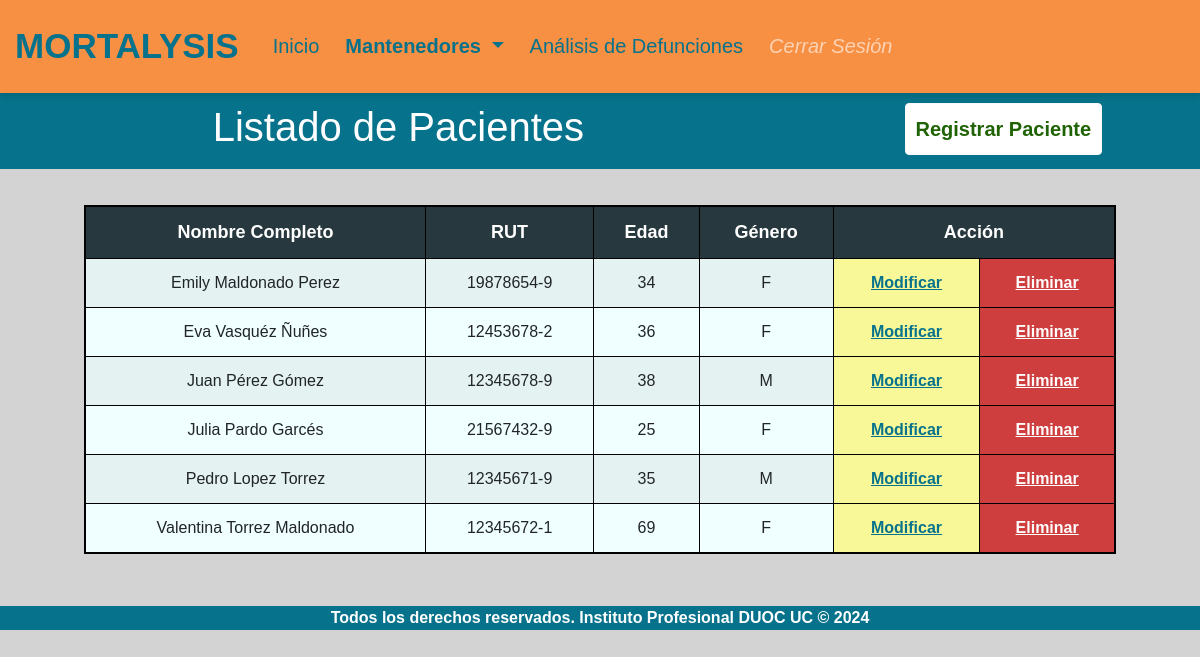
/pacientes, run on the app's committed database.
### mortalysis/models.py (models this page shows, shortened)
class Paciente(models.Model):
    id_paciente = models.IntegerField(primary_key=True)
    numrut_paciente = models.IntegerField(null=False, blank=False, default=0)
    dvrut_paciente = models.CharField(max_length=1, null=False, blank=False)
    p_nombre_paciente = models.CharField(max_length=60, null=False, blank=False)
    s_nombre_paciente = models.CharField(max_length=60, null=False, blank=False)
    a_paterno_paciente = models.CharField(max_length=60, null=False, blank=False)
    a_materno_paciente = models.CharField(max_length=60, null=False, blank=False)
    edad_paciente = models.IntegerField(null=False, blank=False, default=0)
    genero_paciente = models.CharField(max_length=1, null=False, blank=False)
    FK_id_comuna = models.ForeignKey(Comuna, on_delete=models.CASCADE, default=1, db_column='id_comuna')

### mortalysis/views.py (the view)
# urls.py: path("pacientes", views.listar_pacientes, name="pacientes"),
def listar_pacientes(request):
    pacientes = Paciente.objects.all().order_by('p_nombre_paciente')
    context = {'pacientes': pacientes, 'clase': 'mantenedores'}
    return render(request, 'mortalysis/pacientes.html', context)

### mortalysis/templates/mortalysis/pacientes.html (shortened to what this page needs)
{% extends "mortalysis/base.html" %}
{% load static %}
{% block content %}
    <header>
      <div class="barra_superior">
        <div class="row justify-content-center">
          <div class="col-md-8 col-sm-12">
            <h1>Listado de Pacientes</h1>
          </div>
          <div class="col-md-4 col-sm-12">
            <div class="container-btn">
              <button class="btn btn-light" id="btnAgregar">
                <a href="{% url 'agregar_paciente' %}">Registrar Paciente</a>
              </button>
            </div>
          </div>
        </div>
        </div>
    </header>
    <div class="table-container">
        <table class="table table-striped">
            {% if pacientes %}
                <thead>
                    <tr>
                    <th scope="col">Nombre Completo</th>
                    <th scope="col">RUT</th>
                    <th scope="col">Edad</th>
                    <th scope="col">Género</th>
                    <th scope="col" colspan="2">Acción</th>
                    </tr>
                </thead>
                <tbody>
                    {% for paciente in pacientes %}
                        <tr>
                            <td>{{ paciente.p_nombre_paciente }} {{ paciente.a_paterno_paciente }} {{ paciente.a_materno_paciente }}</td>
                            <td>{{ paciente.numrut_paciente }}-{{ paciente.dvrut_paciente }}</td>
                            <td>{{ paciente.edad_paciente }}</td>
                            <td>{{ paciente.genero_paciente }}</td>
                            <td class="td-update"><a href="{% url 'editar_paciente' pk=paciente.id_paciente %}">Modificar</a></td>
                            <td class="td-delete"><a href="{% url 'eliminar_paciente' pk=paciente.id_paciente %}">Eliminar</a></td>
                        </tr>
                    {% endfor %}
                </tbody>
            {% endif %}
        </table>
    </div>
{% endblock %}

### mortalysis/static/css/styles.css (style rules this page uses)
body { font-family: Arial, sans-serif; margin: 0; padding: 0; background-color: lightgray; }
.barra_superior { background-color: #06728B; height: auto; width: 100%; padding: 10px; color: white; font-weight: bold; text-align: center; }
.table-container { overflow-x:auto; margin-top: 3%; margin-right: 7%; margin-left: 7%; margin-bottom: 3%; }
.table-striped { background-color: azure; border: 2px solid black; text-align: center; }
.table-striped th { font-size: 18px; background-color: rgba(1, 18, 26, 0.836); color: white; }
.table-striped th, .table-striped td { border: 1px solid black !important; }
.table-striped .td-update { background-color: rgb(248, 248, 152); }
.table-striped .td-update a { color: #06728B; font-weight: bold; text-decoration: underline; }
.table-striped .td-delete { background-color: rgb(206, 62, 62); }
.table-striped .td-delete a { color: white; font-weight: bold; text-decoration: underline; }
#btnAgregar { background-color: white; font-size: 20px; font-weight: bold; padding: 10px; }
#btnAgregar a { color: #1f6304 !important; }

### data on the page
Paciente: p_nombre_paciente "Emily", a_paterno_paciente "Maldonado", a_materno_paciente "Perez", numrut_paciente "19878654", dvrut_paciente "9", edad_paciente "34", genero_paciente "F"
Paciente: p_nombre_paciente "Eva", a_paterno_paciente "Vasquéz", a_materno_paciente "Ñuñes", numrut_paciente "12453678", dvrut_paciente "2", edad_paciente "36", genero_paciente "F"
Paciente: p_nombre_paciente "Juan", a_paterno_paciente "Pérez", a_materno_paciente "Gómez", numrut_paciente "12345678", dvrut_paciente "9", edad_paciente "38", genero_paciente "M"
Paciente: p_nombre_paciente "Julia", a_paterno_paciente "Pardo", a_materno_paciente "Garcés", numrut_paciente "21567432", dvrut_paciente "9", edad_paciente "25", genero_paciente "F"
Paciente: p_nombre_paciente "Pedro", a_paterno_paciente "Lopez", a_materno_paciente "Torrez", numrut_paciente "12345671", dvrut_paciente "9", edad_paciente "35", genero_paciente "M"
Paciente: p_nombre_paciente "Valentina", a_paterno_paciente "Torrez", a_materno_paciente "Maldonado", numrut_paciente "12345672", dvrut_paciente "1", edad_paciente "69", genero_paciente "F"
